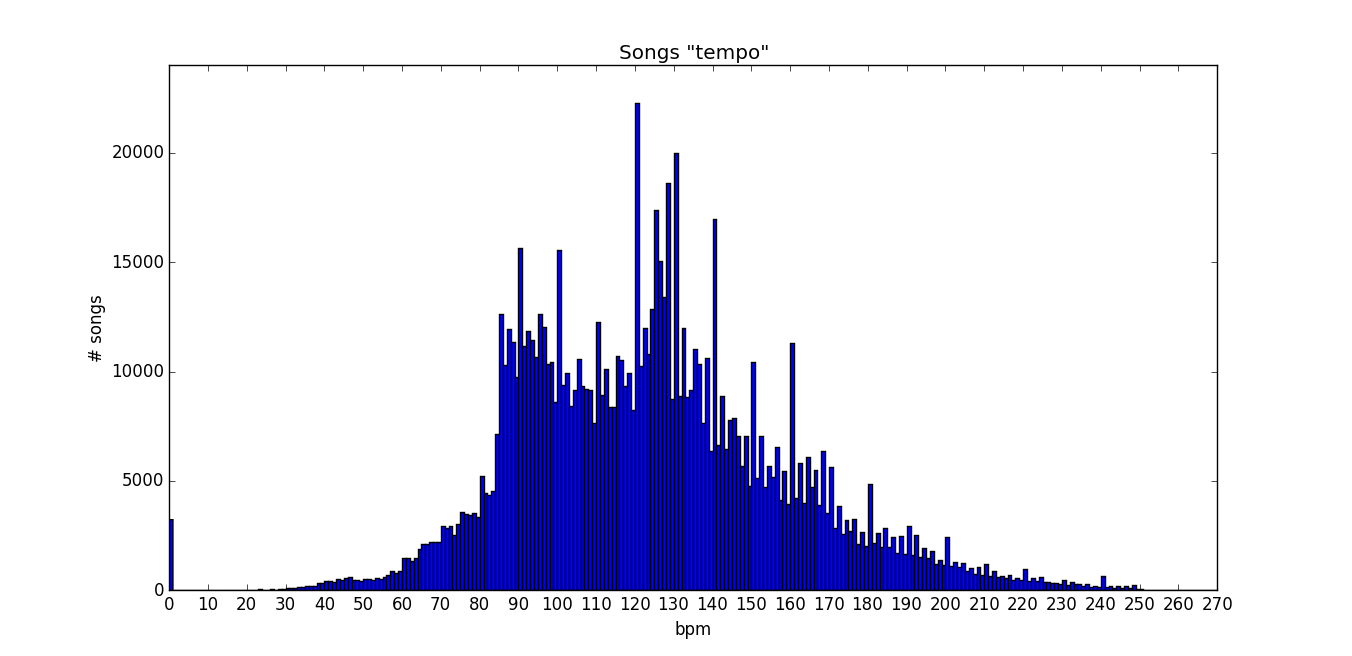

Recreate this plot in Python.
#
# Done by: Icaro Alzuru
# December - 2015
#
# Whatever (copyright).

import os, sys
import pandas as pd
import matplotlib.pyplot as plt

# ===================================================================================================
def usage():
    print '###################################################################################'
    print '                     M I L L I O N   S O N G   D A T A S E T'
    print 'usage:'
    print '    python tempo.py <msd_file>\n'
    print 'INPUTS:'
    print '    <msd_file> - MSD text file with the following fields order: '
    print '        track_id, track_7digitalid, title, artist_id, artist_7digitalid,artist_name,'
    print '        artist_hotttnesss, artist_latitude, artist_location, artist_longitude, '
    print '        danceability, duration, energy, loudness, release, release_7digitalid, '
    print '        song_hotttnesss, song_id, tempo, time_signature, time_signature_confidence,'
    print '        year'
    print '###################################################################################\n'
    sys.exit()
    
# ===================================================================================================
def input_validation(argv):
    if (len(argv) < 1) or (len(argv) > 2):
        usage()
        
    filename = argv[1]
    if ( not os.path.isfile(filename)):
        print("Error: File %s was not found\n" % (filename))
        usage()
            
    return filename

# ===================================================================================================
if __name__ == '__main__':
    filename = input_validation(sys.argv)
    df = pd.read_csv(filename, sep='\t', header=None, names=['track_id', 'track_7digitalid', 'title', 'artist_id', 
        'artist_7digitalid','artist_name','artist_hotttnesss','artist_latitude','artist_location','artist_longitude',
        'danceability','duration','energy','loudness','release','release_7digitalid','song_hotttnesss','song_id', 
        'tempo','time_signature','time_signature_confidence','year'])
    
    ##########################################################################################################
    #     T   E   M   P   O  

    # ----------------- STATISTICS ----------------------------------------------------------
    tempo = df['tempo'].to_frame()
    tempo.columns = ['tempo']
    print("Mean: %.2f seconds" % round(tempo.mean(0), 2))
    print("Standard Deviation: %.2f seconds" % round(tempo.std(0), 2))
    print("Median: %.2f seconds" % round(tempo.median(0), 2))
    print("Maximum: %.2f seconds" % round(tempo.max(0), 2))
    print("Minimum: %.2f seconds" % round(tempo.min(0), 2))
    
    # ----------------- OUTLIERS and UTILS ----------------------------------------------------------
  
#     print df['tempo'].head(20)
#     t2 = df[['track_id','title','artist_name','tempo','duration']]
#     print t2.sort_values(by='tempo', ascending=False).head(10)
#     print t2[ t2['tempo'] == 0 ].count()
#     t3 = t2[ t2['tempo'] != 0 ]
#     print t3.sort_values(by='tempo', ascending=True).head(10)
#     print t2[ t2['tempo'].map(lambda x: x>200 ) ]

    # ----------------- HISTOGRAM GRAPH -----------------------------------------------------
    d = df['tempo'].map(lambda x: round(x))
    #print d.value_counts()
    fig = plt.figure()
    ax = fig.add_subplot(111)
    ax.hist(d, d.max(0))
    ax.set_xticks((0, 10, 20, 30, 40, 50, 60, 70, 80, 90, 100, 110, 120, 130, 140, 150, 160, 170, 180, 190, 200, 210, 220, 230, 240, 250, 260, 270))
    ax.set_xticklabels(('0', '10', '20', '30', '40', '50', '60', '70', '80', '90', '100', '110', '120', '130', '140', '150', '160', '170', '180', '190', '200', '210', '220', '230', '240', '250', '260', '270'))
    ax.set_title('Songs "tempo"')
    ax.set_xlabel("bpm")
    ax.set_ylabel("# songs")
    ax.axis([0, 270, 0, 24000])
    plt.show()
